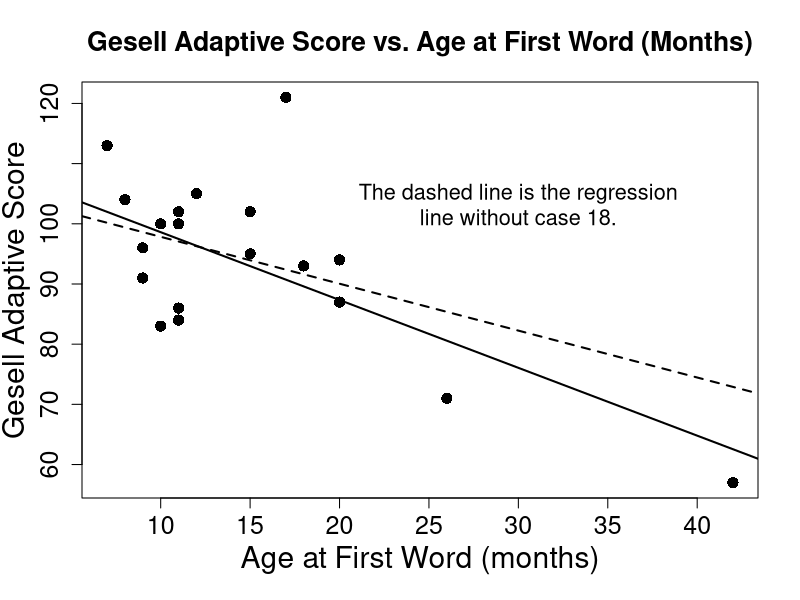

Source code (R):
# ========== #
# Homework 2 #
# ========== #

# ==================== #
# Additional Problem 1 #
# ==================== #
gesell <- read.csv("gesell.txt",header=T)  # Reads in Gesell data
summary(gesell)                                 # Data summary

# Part (a): Scatterplot of Gesell scores vs. ages
# ===============================================
age <- gesell$age                               # Ages of children
score <- gesell$score                           # Gesell scores
plot(age,score,cex.axis=1.5,cex.lab=1.8,pch=16, # Scatterplot of score vs.
     xlab="Age at First Word (months)",cex=1.5,    #   age with axis labels
     ylab="Gesell Adaptive Score",mgp=c(2.7,1,0),  #   and a title
     main="Gesell Adaptive Score vs. Age at First Word (Months)",cex.main=1.6)

# Part (b): Regression of Gesell score on age, plotted on scatterplot
# ===================================================================
reg <- lm(score~age)         # Least squares regression of score on age
summary(reg)                 # Regression summary
abline(reg$coef,lwd=2)       # Plots the regression line

# Part (c): Regression residuals
# ==============================
reg$resid                    # Vector of model residuals

# Part (e): Removes child #18 (age=42) and repeats previous analyses
# ==================================================================
age2 <- age[age<42]          # Keeps all ages except the one at age 42
score2 <- score[age<42]      # Keeps all scores except the one at age 42
reg2 <- lm(score2~age2)      # Regression without the high leverage value
summary(reg2)                # Regression summary
abline(reg2$coef,lwd=2,lty=8)# Plots the new regression line
text(30,105,"The dashed line is the regression",cex=1.3)
text(30,101,"line without case 18.",cex=1.3)
